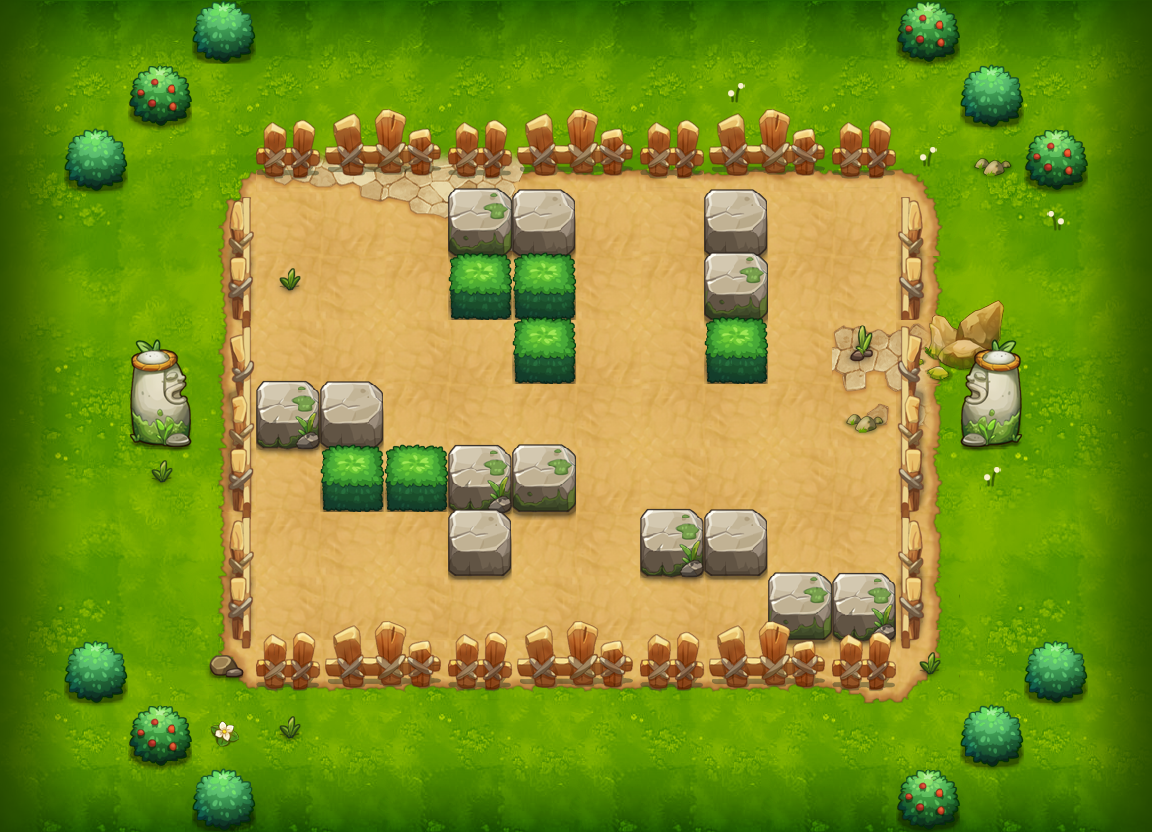

Rendered tile map (Tiled .tmx) drawn with the repository's tilesets; below, a short description and the map source with its tile grids summarised:
An orthogonal 18x13 tile map with 64x64 px tiles, 16 tile layers (PASS, 块层 2, 块层 15, 块层 4, ...) and 5 objects (2x tqm6, 2x TRAP, PLAYER).

<map version="1.0" orientation="orthogonal" width="18" height="13" tilewidth="64" tileheight="64">
 <properties>
  <property name="DESTRY1" value="149" />
  <property name="DESTRY2" value="224" />
  <property name="DESTRY3" value="144" />
  <property name="DESTRY4" value="177" />
  <property name="DESTRY5" value="141" />
  <property name="DESTRY6" value="170" />
  <property name="DESTRY7" value="173" />
  <property name="DESTRY_COUNT" value="7" />
  <property name="EXP" value="95" />
  <property name="ITEM" value="D001" />
  <property name="MONEY" value="165" />
 </properties>
 <tileset firstgid="1" name="xzdxc" tilewidth="64" tileheight="64">
  <image source="xzdxc-hd.png" width="1000" height="2048" />
 </tileset>
 <layer name="PASS" width="18" height="13">
  <data>[234 cells, 183 non-empty, 41 distinct tile ids]</data>
 </layer>
 <layer name="块层 2" width="18" height="13">
  <data>[234 cells, 112 non-empty, 27 distinct tile ids]</data>
 </layer>
 <layer name="块层 15" width="18" height="13">
  <data>[234 cells, 24 non-empty, 16 distinct tile ids]</data>
 </layer>
 <layer name="块层 4" width="18" height="13">
  <data>[234 cells, 24 non-empty, 10 distinct tile ids]</data>
 </layer>
 <layer name="块层 3" width="18" height="13">
  <data>[234 cells, 68 non-empty, 20 distinct tile ids]</data>
 </layer>
 <layer name="块层 5" width="18" height="13">
  <data>[234 cells, 71 non-empty, 6 distinct tile ids]</data>
 </layer>
 <layer name="块层 14" width="18" height="13">
  <data>[234 cells, 27 non-empty, 1 distinct tile ids]</data>
 </layer>
 <layer name="块层 16" width="18" height="13">
  <data>[234 cells, 1 non-empty, 1 distinct tile ids]</data>
 </layer>
 <layer name="SHELTER 9" width="18" height="13">
  <data>[234 cells, 10 non-empty, 3 distinct tile ids]</data>
 </layer>
 <layer name="SHELTER 8" width="18" height="13">
  <data>[234 cells, 2 non-empty, 2 distinct tile ids]</data>
 </layer>
 <layer name="SHELTER 7" width="18" height="13">
  <data>[234 cells, 3 non-empty, 2 distinct tile ids]</data>
 </layer>
 <layer name="SHELTER 6" width="18" height="13">
  <data>[234 cells, 4 non-empty, 3 distinct tile ids]</data>
 </layer>
 <layer name="SHELTER 5" width="18" height="13">
  <data>[234 cells, 2 non-empty, 2 distinct tile ids]</data>
 </layer>
 <layer name="SHELTER 4" width="18" height="13">
  <data>[234 cells, 2 non-empty, 1 distinct tile ids]</data>
 </layer>
 <layer name="SHELTER 3" width="18" height="13">
  <data>[234 cells, 3 non-empty, 2 distinct tile ids]</data>
 </layer>
 <layer name="SHELTER 2" width="18" height="13">
  <data>[234 cells, 3 non-empty, 2 distinct tile ids]</data>
 </layer>
 <objectgroup name="对象层 1" width="36" height="26">
  <object name="PLAYER" type="PLAYER" x="640" y="192" width="64" height="64" />
  <object name="tqm6" x="320" y="256" width="64" height="64">
   <properties>
    <property name="quality" value="tqm6.quality" />
   </properties>
  </object>
  <object name="tqm6" x="704" y="576" width="64" height="64">
   <properties>
    <property name="quality" value="tqm6.quality" />
   </properties>
  </object>
  <object name="block1" type="TRAP" x="640" y="576" width="64" height="64">
   <properties>
    <property name="trap_ani" value="blok2.actor" />
    <property name="trap_blok" value="true" />
    <property name="trap_id" value="0" />
   </properties>
  </object>
  <object name="block_control1" type="TRAP" x="704" y="448" width="64" height="64">
   <properties>
    <property name="trap_ani" value="switch.actor" />
    <property name="trap_floor" value="true" />
    <property name="trap_id" value="0" />
    <property name="trap_script" value="trap(&quot;block_control1&quot;):setOpened(false);trap(&quot;block1&quot;):setOpened(false)" />
    <property name="trap_sound_id" value="2" />
    <property name="trap_start_mode" value="0" />
    <property name="trap_state" value="open" />
   </properties>
  </object>
 </objectgroup>
</map>
